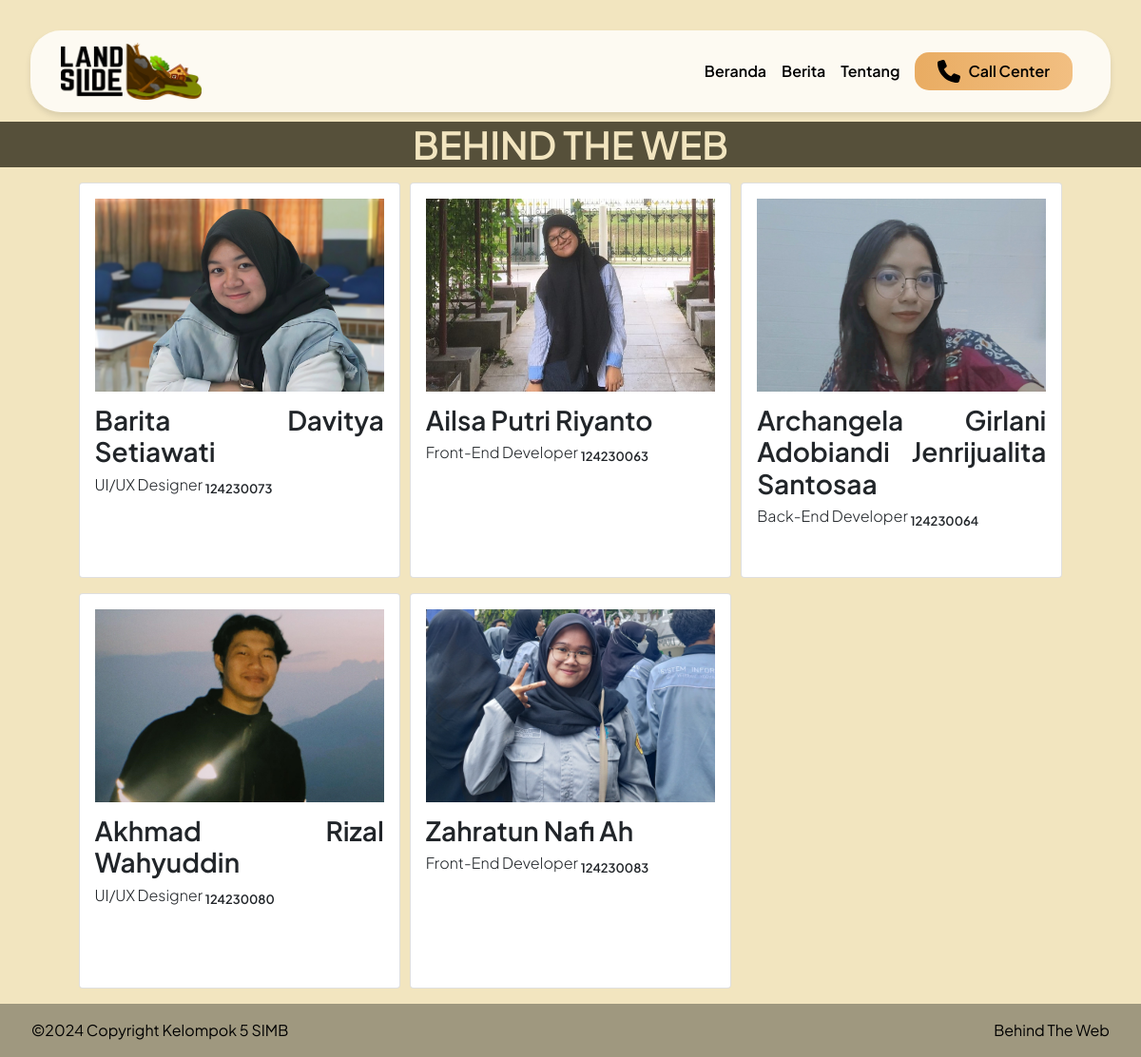
Page /behind.php on the committed database.
### tables this page shows
CREATE TABLE `akun` (
  `id` int(11) NOT NULL,
  `username` varchar(255) NOT NULL,
  `password` varchar(255) NOT NULL,
  `nama` varchar(255) NOT NULL,
  `nim` int(11) NOT NULL,
  `posisi` enum('UI/UX Designer','Front-End Developer','Back-End Developer') NOT NULL,
  `img` varchar(255) NOT NULL
);

### behind.php (the view, shortened to what this page needs)
<!DOCTYPE html>
<html lang="en">
<head>
    <link rel="stylesheet" href="https://cdn.jsdelivr.net/npm/bootstrap@4.0.0/dist/css/bootstrap.min.css"
 />
    <link rel="stylesheet" href="./assets/css/landingLayout.css" />
    <link rel="stylesheet" href="https://cdnjs.cloudflare.com/ajax/libs/font-awesome/4.7.0/css/font-awesome.min.css">
</head>
<body style="
  font-family: 'Plus Jakarta Sans', sans-serif;
  background-color: #F2E5BF;
  overflow-x:hidden;">
    <nav class="navbar navbar-expand-lg navbar-light custom-navbar">
        <a class="navbar-brand" href="#">
            <img src="assets/image/logo.png" height="60" alt="Logo" />
        </a>
        <div class="collapse navbar-collapse" id="navbarSupportedContent">
            <ul class="navbar-nav ml-auto">
                <li class="nav-item" style="align-content: center;">
                    <a class="nav-link " href="index.php" style="color:black">Beranda</a>
                </li>
                <li class="nav-item" style="align-content: center;">
                    <a class="nav-link" href="berita.php" style="color: black;">Berita</a>
                </li>
                <li class="nav-item" style="align-content: center;">
                    <a class="nav-link" href="tentang.php" style="color: black;">Tentang</a>
                </li>
                <li class="nav-item">
                    <a class="nav-link" href="#">
                        <div class="call-center-button">
                            <p>Call Center</p>
                        </div>
                    </a>
                </li>
            </ul>
        </div>
    </nav>
    <section>
        <div class="container text-center" style="padding-top: 1rem;">
        </div>
    </section>
    <section>
        <h1 class="featurette-heading text-center"
            style="font-weight: 600;margin: 1rem 0rem;background-color: #56503a;color: #F2E5BF;">BEHIND THE WEB</h1>
        <div class="row">
            <div class="col-1"></div>
            <div class="col-10" style="text-align: justify;">
                <div class="row">
                    <?php
                    include("dashboard/connect.php");
                    $sql2 = "SELECT nama, nim, posisi, img FROM akun";
                    $q3 = mysqli_query($koneksi, $sql2);
                    while ($datas = mysqli_fetch_array($q3)) {
                    ?>
                    <div class="col-md-4 col-sm-6">
                        <div class="card" style="padding: 1rem; margin-bottom: 1rem; height:26rem">
                            <img src="assets/image/behind/<?= $datas['img'] ?>">
                            <h3 style="font-weight: 600; padding-top: 0.8rem;"><?= $datas['nama'] ?></h3>
                            <h6 style="font-weight: 300;"><?= $datas['posisi'] ?> <sub
                                    style="font-size: small;font-weight: 600;"><?= $datas['nim'] ?></sub></h6>
                        </div>
                    </div>
                    <?php } ?>
                </div>
            </div>
        </div>
    </section>
    <section style="background-color: #a7a086;">
        <footer class="bg-body-tertiary">
            <div class="row">
                <div class="col-6 py-3 pl-5" style="background-color: rgba(0, 0, 0, 0.05);">
                    <a class="text-body" href="copyright.php" style="color: black;">©2024 Copyright Kelompok 5 SIMB</a>
                </div>
                <div class="col-6 py-3 pr-5" style="background-color: rgba(0, 0, 0, 0.05); text-align: right;">
                    <a class="text-body" href="behind.php" style="color: black;">Behind The Web</a>
                </div>
            </div>
        </footer>
    </section>
</body>
</html>

### assets/css/landingLayout.css (style rules this page uses)
.custom-navbar { margin: 2rem; position: fixed; background-color: rgba(255, 255, 255, 0.8); width: -webkit-fill-available; border-radius: 32px; padding: 0.5rem 2rem; z-index: 1030; box-shadow: 0 4px 6px rgba(0, 0, 0, 0.1); }
.custom-navbar .nav-link { color: black; font-weight: 600; transition: color 0.3s ease; }
.custom-navbar .call-center-button { background: linear-gradient(to right, #e9ac62, #fbd2a1); background-size: 200% 100%; background-position: left; color: black; font-weight: 600; padding: 0.5rem 1.5rem; border-radius: 15px; display: flex; align-items: center; transition: background-position 0.3s ease; }
.custom-navbar .call-center-button p { margin: 0 0 0 0.5rem; }
.navbar-nav .nav-link { color: black !important; font-weight: 600; transition: color 0.3s ease; }

### behind.php (style rules this page uses)
div [class^="col-"] { padding-left: 5px; padding-right: 5px; }
.card { transition: 0.5s; cursor: pointer; }
.card::before, .card::after { position: absolute; top: 0; right: 0; bottom: 0; left: 0; transform: scale3d(0, 0, 1); transition: transform .3s ease-out 0s; background: rgba(255, 255, 255, 0.1); content: ''; pointer-events: none; }
.card::before { transform-origin: left top; }
.card::after { transform-origin: right bottom; }

### rows in the picture
akun: img (picture), nama "Barita Davitya Setiawati", posisi "UI/UX Designer", nim "124230073"
akun: img (picture), nama "Ailsa Putri Riyanto", posisi "Front-End Developer", nim "124230063"
akun: img (picture), nama "Archangela Girlani Adobiandi Jenrijualita Santosaa", posisi "Back-End Developer", nim "124230064"
akun: img (picture), nama "Akhmad Rizal Wahyuddin", posisi "UI/UX Designer", nim "124230080"
akun: img (picture), nama "Zahratun Nafi Ah", posisi "Front-End Developer", nim "124230083"
